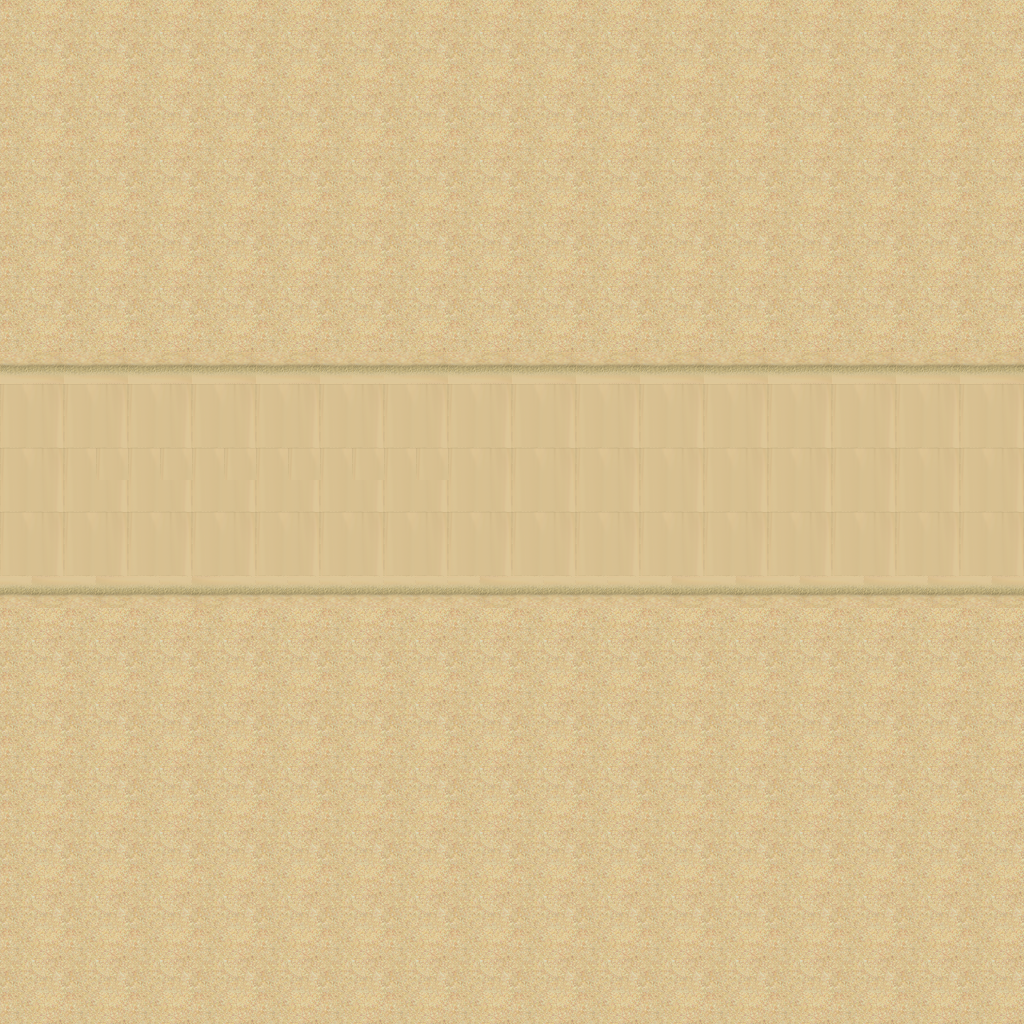

Below is a game level as drawn by its tile map, then a one-line description and the .tmx that defines it (tile-layer data replaced by summaries):
An orthogonal 32x32 tile map with 32x32 px tiles, 1 tile layer (Tilelaag 1).

<map version="1.0" orientation="orthogonal" renderorder="right-down" width="32" height="32" tilewidth="32" tileheight="32" nextobjectid="1">
 <tileset firstgid="1" name="desert_2" tilewidth="32" tileheight="32" spacing="1" tilecount="48">
  <image source="../Images/map/desert_2.png" width="263" height="197" />
 </tileset>
 <layer name="Tilelaag 1" width="32" height="32">
  <data>[1024 cells, 1024 non-empty, 12 distinct tile ids]</data>
 </layer>
</map>
